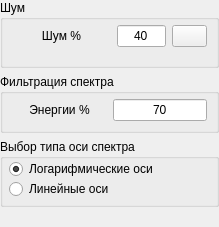
              <widget class="QWidget" name="widget_options" native="true">
               <property name="minimumSize">
                <size>
                 <width>0</width>
                 <height>0</height>
                </size>
               </property>
               <layout class="QVBoxLayout" name="layout_options">
                <property name="leftMargin">
                 <number>0</number>
                </property>
                <property name="topMargin">
                 <number>0</number>
                </property>
                <property name="rightMargin">
                 <number>0</number>
                </property>
                <property name="bottomMargin">
                 <number>20</number>
                </property>
                <item>
                 <widget class="QGroupBox" name="groupBox_noise">
                  <property name="sizePolicy">
                   <sizepolicy hsizetype="Preferred" vsizetype="Maximum">
                    <horstretch>0</horstretch>
                    <verstretch>0</verstretch>
                   </sizepolicy>
                  </property>
                  <property name="title">
                   <string>Шум</string>
                  </property>
                  <layout class="QVBoxLayout" name="layout_area_size_2">
                   <property name="spacing">
                    <number>5</number>
                   </property>
                   <property name="leftMargin">
                    <number>0</number>
                   </property>
                   <property name="topMargin">
                    <number>5</number>
                   </property>
                   <property name="rightMargin">
                    <number>0</number>
                   </property>
                   <property name="bottomMargin">
                    <number>9</number>
                   </property>
                   <item>
                    <widget class="QWidget" name="widget_noise" native="true">
                     <property name="sizePolicy">
                      <sizepolicy hsizetype="Preferred" vsizetype="Maximum">
                       <horstretch>0</horstretch>
                       <verstretch>0</verstretch>
                      </sizepolicy>
                     </property>
                     <layout class="QHBoxLayout" name="layout_noise" stretch="2,1,1">
                      <property name="topMargin">
                       <number>0</number>
                      </property>
                      <item>
                       <widget class="QLabel" name="label_text_noise">
                        <property name="text">
                         <string>Шум %</string>
                        </property>
                        <property name="alignment">
                         <set>Qt::AlignCenter</set>
                        </property>
                       </widget>
                      </item>
                      <item>
                       <widget class="QLineEdit" name="lineEdit_noise">
                        <property name="text">
                         <string>40</string>
                        </property>
                        <property name="alignment">
                         <set>Qt::AlignCenter</set>
                        </property>
                       </widget>
                      </item>
                      <item>
                       <widget class="QPushButton" name="pushButton_display_noise">
                        <property name="sizePolicy">
                         <sizepolicy hsizetype="Minimum" vsizetype="Fixed">
                          <horstretch>0</horstretch>
                          <verstretch>0</verstretch>
                         </sizepolicy>
                        </property>
                        <property name="minimumSize">
                         <size>
                          <width>0</width>
                          <height>0</height>
                         </size>
                        </property>
                        <property name="maximumSize">
                         <size>
                          <width>35</width>
                          <height>50</height>
                         </size>
                        </property>
                        <property name="focusPolicy">
                         <enum>Qt::StrongFocus</enum>
                        </property>
                        <property name="styleSheet">
                         <string notr="true">QPushButton {
	/* задает иконку */
	background-image: url(:/menu/resource/update1_white_18dp.svg);
    background-position:  senter ;

    background-repeat: no-repeat;
} 
/* срабатывает, при нажатии*/
QPushButton:pressed      {
background-image: url(:/menu/resource/update2_white_18dp.svg);
}
/* срабатывает, когда пользователь наводит на элемент мышью */
QPushButton:hover {
	border: none;												/* без границ */
}
</string>
                        </property>
                        <property name="text">
                         <string/>
                        </property>
                        <property name="iconSize">
                         <size>
                          <width>40</width>
                          <height>40</height>
                         </size>
                        </property>
                       </widget>
                      </item>
                     </layout>
                    </widget>
                   </item>
                  </layout>
                 </widget>
                </item>
                <item>
                 <widget class="QGroupBox" name="groupBox_spectrum_filtration">
                  <property name="sizePolicy">
                   <sizepolicy hsizetype="Preferred" vsizetype="Maximum">
                    <horstretch>0</horstretch>
                    <verstretch>0</verstretch>
                   </sizepolicy>
                  </property>
                  <property name="title">
                   <string>Фильтрация спектра</string>
                  </property>
                  <layout class="QHBoxLayout" name="layout_spectrum_filtration" stretch="1,1">
                   <property name="spacing">
                    <number>6</number>
                   </property>
                   <property name="leftMargin">
                    <number>9</number>
                   </property>
                   <property name="topMargin">
                    <number>5</number>
                   </property>
                   <property name="rightMargin">
                    <number>9</number>
                   </property>
                   <property name="bottomMargin">
                    <number>9</number>
                   </property>
                   <item>
                    <widget class="QLabel" name="label_text_percent_energy">
                     <property name="text">
                      <string>Энергии %</string>
                     </property>
                     <property name="alignment">
                      <set>Qt::AlignCenter</set>
                     </property>
                    </widget>
                   </item>
                   <item>
                    <widget class="QLineEdit" name="lineEdit_percent_energy">
                     <property name="text">
                      <string>70</string>
                     </property>
                     <property name="alignment">
                      <set>Qt::AlignCenter</set>
                     </property>
                    </widget>
                   </item>
                  </layout>
                 </widget>
                </item>
                <item>
                 <widget class="QGroupBox" name="groupBox_select_axes_type">
                  <property name="title">
                   <string>Выбор типа оси спектра</string>
                  </property>
                  <layout class="QVBoxLayout" name="layout_select_axes_type">
                   <property name="spacing">
                    <number>0</number>
                   </property>
                   <property name="leftMargin">
                    <number>6</number>
                   </property>
                   <property name="topMargin">
                    <number>0</number>
                   </property>
                   <property name="rightMargin">
                    <number>0</number>
                   </property>
                   <property name="bottomMargin">
                    <number>5</number>
                   </property>
                   <item>
                    <widget class="QRadioButton" name="radioButton_logarithmic_axis">
                     <property name="text">
                      <string>Логарифмические оси</string>
                     </property>
                     <property name="checked">
                      <bool>true</bool>
                     </property>
                     <property name="autoRepeat">
                      <bool>false</bool>
                     </property>
                     <property name="autoExclusive">
                      <bool>true</bool>
                     </property>
                    </widget>
                   </item>
                   <item>
                    <widget class="QRadioButton" name="radioButton_linear_axis">
                     <property name="text">
                      <string>Линейные оси</string>
                     </property>
                     <property name="autoRepeat">
                      <bool>false</bool>
                     </property>
                     <property name="autoExclusive">
                      <bool>true</bool>
                     </property>
                    </widget>
                   </item>
                  </layout>
                 </widget>
                </item>
               </layout>
              </widget>
